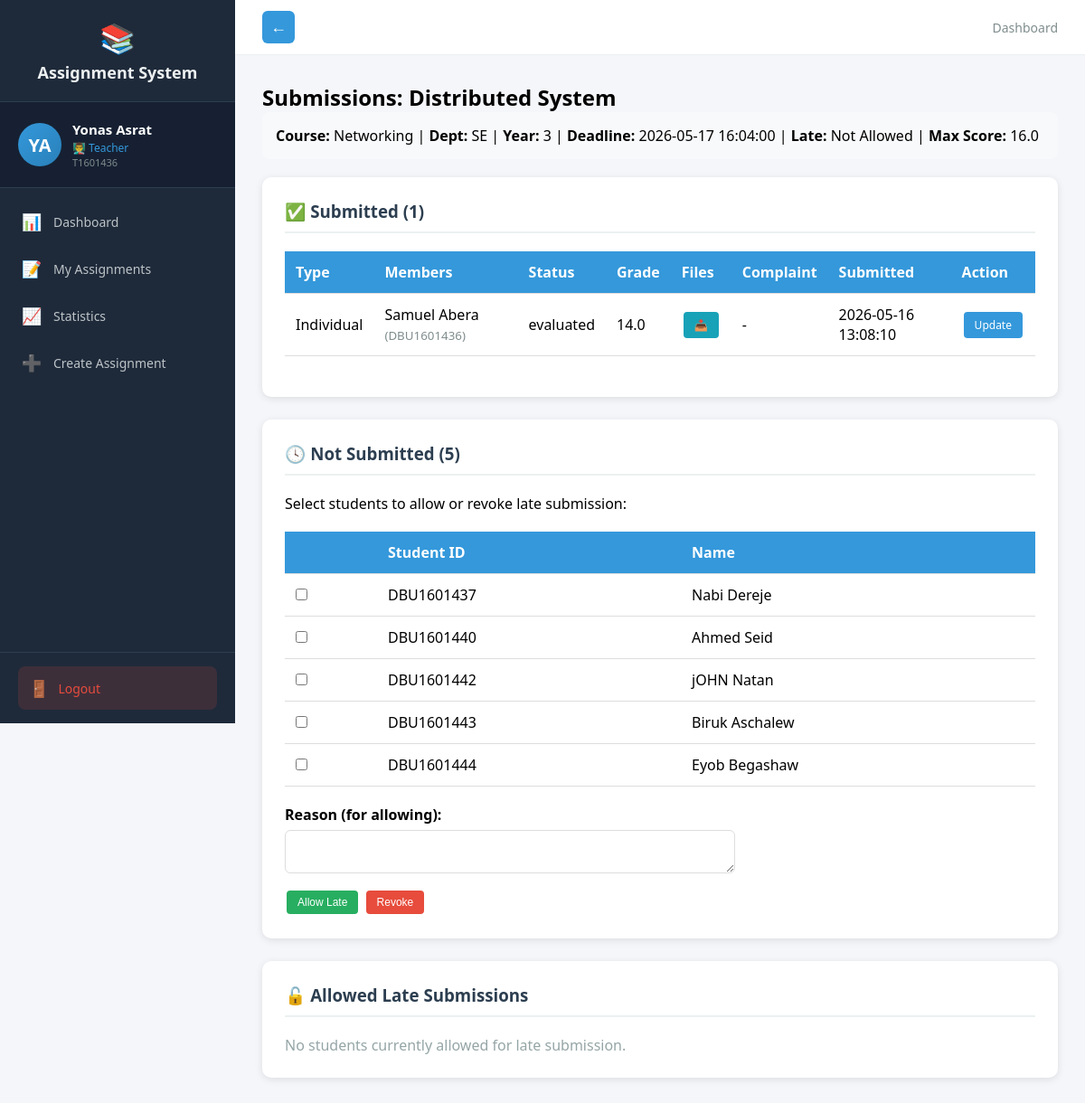
Screenshot of /teacher/submissions/76fbce2d-78df-493f-9d16-032930e5a0a7 (signed in) with the database file from the repository.
### tables this page shows
CREATE TABLE users (
            id TEXT PRIMARY KEY,
            user_id TEXT UNIQUE NOT NULL,
            first_name TEXT NOT NULL,
            last_name TEXT NOT NULL,
            email TEXT UNIQUE NOT NULL,
            password_hash TEXT NOT NULL,
            role TEXT NOT NULL,
            is_approved INTEGER DEFAULT 0,
            created_at TIMESTAMP DEFAULT CURRENT_TIMESTAMP,
            updated_at TIMESTAMP DEFAULT CURRENT_TIMESTAMP,
            node_id TEXT
        );

CREATE TABLE assignments (
            id TEXT PRIMARY KEY,
            title TEXT NOT NULL,
            description TEXT,
            teacher_id TEXT REFERENCES teachers(id),
            course_name TEXT NOT NULL,
            department TEXT NOT NULL,
            year INTEGER NOT NULL,
            deadline TIMESTAMP NOT NULL,
            late_submission INTEGER DEFAULT 0,
            penalty_per_day REAL DEFAULT 0.0,
            max_score REAL DEFAULT 100.0,
            is_group INTEGER DEFAULT 0,
            max_group_size INTEGER DEFAULT 1,
            teacher_comment TEXT,
            files TEXT,
            created_at TIMESTAMP DEFAULT CURRENT_TIMESTAMP,
            updated_at TIMESTAMP DEFAULT CURRENT_TIMESTAMP,
            node_id TEXT
        );

CREATE TABLE submissions (
            id TEXT PRIMARY KEY,
            assignment_id TEXT REFERENCES assignments(id),
            student_id TEXT REFERENCES students(id),
            files TEXT,
            student_comment TEXT,
            submitted_at TIMESTAMP DEFAULT CURRENT_TIMESTAMP,
            updated_at TIMESTAMP DEFAULT CURRENT_TIMESTAMP,
            grade REAL,
            feedback TEXT,
            evaluated_at TIMESTAMP,
            status TEXT DEFAULT 'submitted',
            complaint TEXT,
            complaint_status TEXT,
            group_id TEXT,
            node_id TEXT
        );

CREATE TABLE students (
            id TEXT PRIMARY KEY,
            user_id TEXT UNIQUE REFERENCES users(id),
            department TEXT NOT NULL,
            year INTEGER NOT NULL,
            updated_at TIMESTAMP DEFAULT CURRENT_TIMESTAMP,
            node_id TEXT
        );

### routes_teacher.py (the view)
@teacher_bp.route('/submissions/<assignment_id>')
@login_required
def view_submissions(assignment_id):
    if current_user.role != 'teacher':
        return redirect(url_for('auth.login'))
    conn = get_db()
    cur = conn.cursor()
    cur.execute("""
        SELECT a.id as id, a.title as title, a.course_name as course_name, a.department as department, a.year as year,
               a.deadline as deadline, a.late_submission as late_submission, a.penalty_per_day as penalty_per_day, a.max_score as max_score
        FROM assignments a WHERE a.id = ?
    """, (assignment_id,))
    assignment = cur.fetchone()
    if not assignment:
        flash('Assignment not found!', 'danger')
        return redirect(url_for('teacher.dashboard'))
    cur.execute("""
        SELECT s.id, s.student_id, u.first_name, u.last_name, u.user_id,
               s.status, s.grade, s.feedback, s.submitted_at, s.files, s.student_comment, s.complaint, s.complaint_status, s.group_id
        FROM submissions s
        JOIN students st ON s.student_id = st.id
        JOIN users u ON st.user_id = u.id
        WHERE s.assignment_id = ?
        ORDER BY s.submitted_at DESC
    """, (assignment_id,))
    raw_submissions = cur.fetchall()
    grouped_submissions = []
    group_map = {}
    for submission in raw_submissions:
        group_id = submission['group_id']
        if group_id:
            if group_id not in group_map:
                group_map[group_id] = {
                    'submission_id': submission['id'],
                    'group_id': group_id,
                    'is_group': True,
                    'status': submission['status'],
                    'grade': submission['grade'],
                    'feedback': submission['feedback'],
                    'submitted_at': submission['submitted_at'],
                    'files': submission['files'],
                    'student_comment': submission['student_comment'],
                    'complaint': submission['complaint'],
                    'complaint_status': submission['complaint_status'],
                    'members': []
                }
                grouped_submissions.append(group_map[group_id])
            group_map[group_id]['members'].append({
                'student_id': submission['student_id'],
                'first_name': submission['first_name'],
                'last_name': submission['last_name'],
                'user_id': submission['user_id']
            })
        else:
            grouped_submissions.append({
                'submission_id': submission['id'],
                'group_id': None,
                'is_group': False,
                'status': submission['status'],
                'grade': submission['grade'],
                'feedback': submission['feedback'],
                'submitted_at': submission['submitted_at'],
                'files': submission['files'],
                'student_comment': submission['student_comment'],
                'complaint': submission['complaint'],
                'complaint_status': submission['complaint_status'],
                'members': [{
                    'student_id': submission['student_id'],
                    'first_name': submission['first_name'],
                    'last_name': submission['last_name'],
                    'user_id': submission['user_id']
                }]
            })
    cur.execute("""
        SELECT st.id, u.first_name, u.last_name, u.user_id
        FROM students st
        JOIN users u ON st.user_id = u.id
        WHERE st.department = ? AND st.year = ?
        AND st.id NOT IN (SELECT student_id FROM submissions WHERE assignment_id = ?)
    """, (assignment['department'], assignment['year'], assignment_id))
    not_submitted = cur.fetchall()
    cur.execute("""
        SELECT als.student_id, als.reason, u.first_name, u.last_name
        FROM allowed_late_submissions als
        JOIN students st ON als.student_id = st.id
        JOIN users u ON st.user_id = u.id
        WHERE als.assignment_id = ?
    """, (assignment_id,))
    allowed_late = cur.fetchall()
    allowed_late_dict = {a[0]: a for a in allowed_late}
    conn.close()
    return render_template('teacher/submissions.html',
                         assignment=assignment, submissions=grouped_submissions,
                         not_submitted=not_submitted, allowed_late_dict=allowed_late_dict)

### templates/teacher/submissions.html (shortened to what this page needs)
{% extends "teacher_base.html" %}
{% block content %}
<h2>Submissions: {{ assignment[1] }}</h2>
<div class="info-bar">
    <strong>Course:</strong> {{ assignment['course_name'] }} |
    <strong>Dept:</strong> {{ assignment['department'] }} |
    <strong>Year:</strong> {{ assignment['year'] }} |
    <strong>Deadline:</strong> {{ assignment['deadline'] }} |
    <strong>Late:</strong> {% if assignment['late_submission'] %}Penalty {{ assignment['penalty_per_day'] }}%/day{% else %}Not Allowed{% endif %} |
    <strong>Max Score:</strong> {{ assignment['max_score'] if assignment['max_score'] is not none else 100 }}
</div>
<div class="content-section">
    <h3>✅ Submitted ({{ submissions|length }})</h3>
    {% if submissions %}
    <table>
        <tr><th>Type</th><th>Members</th><th>Status</th><th>Grade</th><th>Files</th><th>Complaint</th><th>Submitted</th><th>Action</th></tr>
        {% for s in submissions %}
        <tr>
            <td>{% if s.is_group %}Group{% else %}Individual{% endif %}</td>
            <td>
                {% for member in s.members %}
                    <div>{{ member.first_name }} {{ member.last_name }} <small style="color:#7f8c8d;">({{ member.user_id }})</small></div>
                {% endfor %}
            </td>
            <td>{{ s.status }}</td>
            <td>{{ s.grade if s.grade else '-' }}</td>
            <td>
                {% if s.files %}
                    {% for file in s.files.split(',') %}
                        <a href="/teacher/download/{{ file.strip() }}" class="btn btn-info">📥</a>
                    {% endfor %}
                {% else %}-{% endif %}
            </td>
            <td>
                {% if s.complaint %}
                    <span class="complaint-badge" title="{{ s.complaint }}">📢</span>
                {% else %}-{% endif %}
            </td>
            <td>{{ s.submitted_at if s.submitted_at else '' }}</td>
            <td>
                <a href="/teacher/evaluate/{{ s.submission_id }}" class="btn btn-primary">
                    {% if s.status == 'evaluated' %}Update{% else %}Evaluate{% endif %}
                </a>
            </td>
        </tr>
        {% endfor %}
    </table>
    {% else %}<p style="color:#95a5a6;">No submissions yet.</p>{% endif %}
</div>
<div class="content-section">
    <h3>🕓 Not Submitted ({{ not_submitted|length }})</h3>
    {% if not_submitted %}
    <form method="POST" action="/teacher/manage-late/{{ assignment['id'] }}">
        <p>Select students to allow or revoke late submission:</p>
        <table>
            <tr><th></th><th>Student ID</th><th>Name</th></tr>
            {% for ns in not_submitted %}
            <tr>
                <td><input type="checkbox" name="student_ids" value="{{ ns[0] }}"></td>
                <td>{{ ns[3] }}</td>
                <td>{{ ns[1] }} {{ ns[2] }}</td>
            </tr>
            {% endfor %}
        </table>
        <div style="margin-top:12px;">
            <label style="display:block;font-weight:600;margin-bottom:6px;">Reason (for allowing):</label>
            <textarea name="reason" rows="2" style="width:60%;padding:8px;border:1px solid #ddd;border-radius:6px;"></textarea>
        </div>
        <div style="margin-top:12px;">
            <button type="submit" name="action" value="allow" class="btn btn-success">Allow Late</button>
            <button type="submit" name="action" value="revoke" class="btn btn-danger">Revoke</button>
        </div>
    </form>
    {% else %}
    <p style="color:#95a5a6;">No students pending submission.</p>
    {% endif %}
</div>
<div class="content-section">
    <h3>🔓 Allowed Late Submissions</h3>
    {% if allowed_late_dict %}
    <table>
        <tr><th>Student ID</th><th>Name</th><th>Reason</th></tr>
        {% for sid, a in allowed_late_dict.items() %}
        <tr>
            <td>{{ a[2] }}</td>
            <td>{{ a[3] }}</td>
            <td>{{ a[1] }}</td>
        </tr>
        {% endfor %}
    </table>
    {% else %}
    <p style="color:#95a5a6;">No students currently allowed for late submission.</p>
    {% endif %}
</div>
{% endblock %}

### templates/teacher_base.html (shortened to what this page needs)
<!DOCTYPE html>
<html>
<head>
</head>
<body>
    <div class="layout">
        <div class="sidebar" id="sidebar">
            <div class="logo">
                <span class="icon">📚</span>
                Assignment System
            </div>
            <div class="profile-card">
                <div class="avatar">{{ current_user.first_name[0] }}{{ current_user.last_name[0] }}</div>
                <div class="info">
                    <div class="name">{{ current_user.first_name }} {{ current_user.last_name }}</div>
                    <div class="role">👨‍🏫 Teacher</div>
                    <div class="id-text">{{ current_user.user_id }}</div>
                </div>
            </div>
            <nav>
                <a href="/teacher/dashboard" class="{{ 'active' if request.path == '/teacher/dashboard' }}" onclick="closeSidebar()">
                    <span class="icon">📊</span> Dashboard
                </a>
                <a href="/teacher/dashboard#assignments" onclick="closeSidebar()">
                    <span class="icon">📝</span> My Assignments
                </a>
                <a href="/teacher/dashboard#statistics" onclick="closeSidebar()">
                    <span class="icon">📈</span> Statistics
                </a>
                <a href="/teacher/create-assignment" class="{{ 'active' if request.path == '/teacher/create-assignment' }}" onclick="closeSidebar()">
                    <span class="icon">➕</span> Create Assignment
                </a>
            </nav>
            <div class="sidebar-footer">
                <a href="/logout" class="logout-btn">
                    <span class="icon">🚪</span> Logout
                </a>
            </div>
        </div>
        <div class="main">
            <div class="topbar">
                {% if request.path != '/teacher/dashboard' %}
                <button id="back-btn" class="back-btn" onclick="goBack()"><span class="back-icon">←</span></button>
                {% endif %}
                <div class="breadcrumb">
                    {% block page_title %}Dashboard{% endblock %}
                </div>
            </div>
            <div class="content">
                {% block content %}{% endblock %}
            </div>
        </div>
    </div>
</body>
</html>

### rows the page displays
users: first_name "Y", last_name "A", first_name "Yonas", last_name "Asrat", user_id "T1601436"
assignments: title "Distributed System", course_name "Networking", department "SE", year "3", deadline "2026-05-17 16:04:00", max_score "16.0"
submissions: first_name "Samuel", last_name "Abera", user_id "DBU1601436", status "evaluated", grade "14.0", submitted_at "2026-05-16 13:08:10", shows "Update"
students: user_id "DBU1601437", first_name "Nabi", last_name "Dereje"
students: user_id "DBU1601440", first_name "Ahmed", last_name "Seid"
students: user_id "DBU1601442", first_name "jOHN", last_name "Natan"
students: user_id "DBU1601443", first_name "Biruk", last_name "Aschalew"
students: user_id "DBU1601444", first_name "Eyob", last_name "Begashaw"

### other values shown
{{ submissions|length }} "1"
{{ not_submitted|length }} "5"
